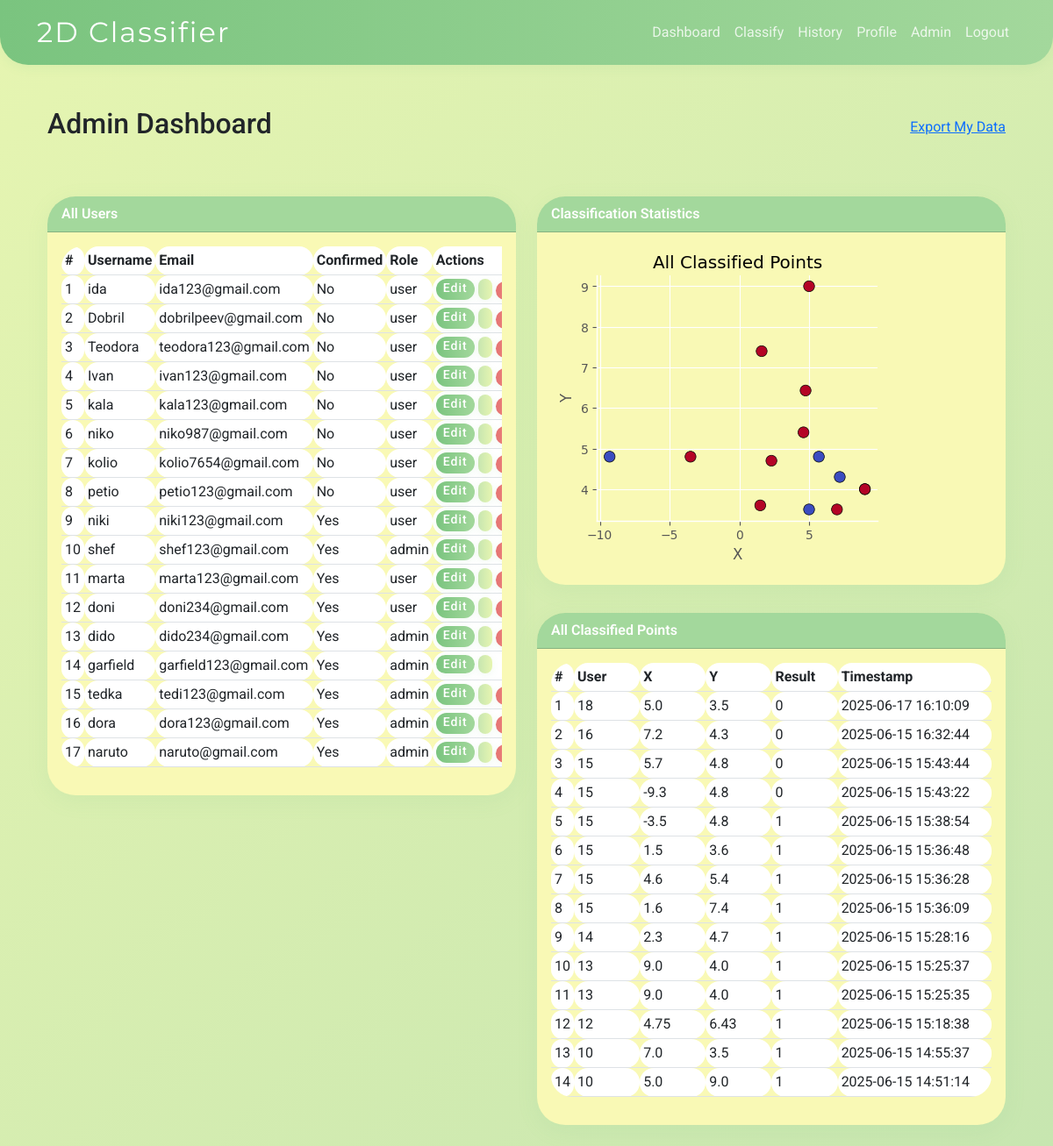
The app's page /admin (signed in) with its own data.
### app/models.py (models this page shows)
class User(UserMixin, db.Model):
    id = db.Column(db.Integer, primary_key=True)
    username = db.Column(db.String(64), unique=True, nullable=False)
    email = db.Column(db.String(120), unique=True, nullable=False)
    password_hash = db.Column(db.String(128), nullable=False)
    confirmed = db.Column(db.Boolean, default=False)
    role_id = db.Column(db.Integer, db.ForeignKey('role.id'))  # Foreign key to Role
    def is_admin(self):
        return self.role and self.role.name == 'admin'

class Role(db.Model):
    id = db.Column(db.Integer, primary_key=True)
    name = db.Column(db.String(64), unique=True, nullable=False)
    users = db.relationship('User', backref='role', lazy=True)  # One-to-many relationship

class ClassifiedPoint(db.Model):
    id = db.Column(db.Integer, primary_key=True)
    user_id = db.Column(db.Integer, db.ForeignKey('user.id'))  # Foreign key to User
    x = db.Column(db.Float, nullable=False)
    y = db.Column(db.Float, nullable=False)
    label = db.Column(db.Integer, nullable=False)
    result = db.Column(db.Integer, nullable=False)
    timestamp = db.Column(db.DateTime, server_default=db.func.now())  # Creation time

### app/main/routes.py (the view)
@main.route('/admin')
@login_required
def admin_dashboard():
    if not current_user.is_admin():
        abort(403)
    plt.style.use('ggplot')
    users = User.query.all()
    points = ClassifiedPoint.query.order_by(ClassifiedPoint.timestamp.desc()).all()
    chart_image = None
    if points:
        xs = [p.x for p in points]
        ys = [p.y for p in points]
        results = [p.result for p in points]
        fig, ax = plt.subplots(figsize=(4,4))
        ax.scatter(xs, ys, c=results, cmap='coolwarm', s=80, edgecolor='black')
        ax.set_xlabel('X')
        ax.set_ylabel('Y')
        ax.set_title('All Classified Points')
        ax.spines['top'].set_visible(False)
        ax.spines['right'].set_visible(False)
        fig.subplots_adjust(left=0.18, right=0.98, top=0.88, bottom=0.18)
        buf = io.BytesIO()
        plt.savefig(buf, format='png', bbox_inches='tight', transparent=True)
        buf.seek(0)
        chart_image = base64.b64encode(buf.getvalue()).decode('utf-8')
        plt.close(fig)
    return render_template('main/admin.html', users=users, points=points, chart_image=chart_image)

### app/auth/routes.py (called while the page is built)
@login_manager.user_loader
def load_user(user_id):
    return User.query.get(int(user_id))

### app/templates/main/admin.html (shortened to what this page needs)
{% extends 'bootstrap/base.html' %}
{% block content %}
<div class="container mt-5">
    <div class="d-flex justify-content-between align-items-center mb-4">
        <h2>Admin Dashboard</h2>
        <div class="d-flex gap-2">
            <a href="{{ url_for('main.export_data') }}" class="export-btn">
                Export My Data
            </a>
        </div>
    </div>
    <div class="row">
        <div class="col-md-6">
            <div class="card mb-4">
                <div class="card-header bg-dark text-white">All Users</div>
                <div class="card-body">
                    <div class="table-responsive">
                        <table class="table table-sm table-hover">
                            <thead>
                                <tr>
                                    <th style="width: 5%">#</th>
                                    <th style="width: 20%">Username</th>
                                    <th style="width: 25%">Email</th>
                                    <th style="width: 10%">Confirmed</th>
                                    <th style="width: 10%">Role</th>
                                    <th style="width: 30%">Actions</th>
                                </tr>
                            </thead>
                            <tbody>
                            {% for user in users %}
                                <tr>
                                    <td>{{ loop.index }}</td>
                                    <td>{{ user.username }}</td>
                                    <td>{{ user.email }}</td>
                                    <td>{{ 'Yes' if user.confirmed else 'No' }}</td>
                                    <td>{{ user.role.name if user.role else 'user' }}</td>
                                    <td>
                                        <div class="d-flex gap-1">
                                            <a href="{{ url_for('main.edit_user', user_id=user.id) }}" class="btn btn-sm btn-primary py-0 px-2 btn-hover-grow">Edit</a>
                                            <a href="{{ url_for('main.admin_export_data', user_id=user.id) }}" class="btn btn-sm btn-success py-0 px-2 btn-hover-grow">
                                            </a>
                                            {% if user.id != current_user.id %}
                                            <form action="{{ url_for('main.delete_user', user_id=user.id) }}" method="POST" class="d-inline">
                                                <button type="submit" class="btn btn-sm btn-danger py-0 px-2 btn-hover-grow" onclick="return confirm('Are you sure you want to delete this user?')">Delete</button>
                                            </form>
                                            {% endif %}
                                        </div>
                                    </td>
                                </tr>
                            {% endfor %}
                            </tbody>
                        </table>
                    </div>
                </div>
            </div>
        </div>
        <div class="col-md-6">
            <div class="card mb-4">
                <div class="card-header bg-info text-white">Classification Statistics</div>
                <div class="card-body">
                    <div class="chart-container">
                        <img class="img-fluid" alt="Classification Results Chart">
                    </div>
                </div>
            </div>
            <div class="card mb-4">
                <div class="card-header bg-info text-white">All Classified Points</div>
                <div class="card-body">
                    <div class="table-responsive">
                        <table class="table table-sm table-hover">
                            <thead>
                                <tr>
                                    <th style="width: 5%">#</th>
                                    <th style="width: 15%">User</th>
                                    <th style="width: 15%">X</th>
                                    <th style="width: 15%">Y</th>
                                    <th style="width: 15%">Result</th>
                                    <th style="width: 35%">Timestamp</th>
                                </tr>
                            </thead>
                            <tbody>
                            {% for point in points %}
                                <tr>
                                    <td>{{ loop.index }}</td>
                                    <td>{{ point.user_id }}</td>
                                    <td>{{ point.x }}</td>
                                    <td>{{ point.y }}</td>
                                    <td>{{ point.result }}</td>
                                    <td>{{ point.timestamp.strftime('%Y-%m-%d %H:%M:%S') }}</td>
                                </tr>
                            {% endfor %}
                            </tbody>
                        </table>
                    </div>
                </div>
            </div>
        </div>
    </div>
</div>
{% endblock %}

### app/templates/bootstrap/base.html (style rules this page uses)
:root { --green-dark: #7AC47F; --green-medium: #A3D89C; --green-light: #C7E6B0; --green-pale: #E6F5B1; --green-very-pale: #F9F9B5; }
body { font-family: 'Roboto', Arial, sans-serif; background: linear-gradient(135deg, var(--green-pale) 0%, var(--green-light) 100%); min-height: 100vh; }
.card { border-radius: 2rem; box-shadow: 0 6px 24px rgba(122, 196, 127, 0.10); margin-top: 2rem; background: var(--green-very-pale); border: none; }
.card-header { border-radius: 2rem 2rem 0 0 !important; background: var(--green-medium) !important; color: #fff !important; font-weight: 600; }
.card-body { border-radius: 0 0 2rem 2rem !important; }
.btn-primary, .btn-success, .btn-danger { border-radius: 2rem; font-weight: 500; letter-spacing: 1px; box-shadow: 0 2px 8px rgba(122, 196, 127, 0.10); transition: background 0.2s, box-shadow 0.2s, transform 0.2s, color 0.2s; }
.btn-primary { background: linear-gradient(90deg, var(--green-dark) 0%, var(--green-medium) 100%); border: none; }
.btn-success { background: linear-gradient(90deg, var(--green-light) 0%, var(--green-pale) 100%); border: none; color: #4e6e4e; }
.btn-danger { background: linear-gradient(90deg, #e57373 0%, #ffc3a0 100%); border: none; }
table.table { border-radius: 1.5rem; overflow: hidden; }
th, td { border-radius: 1rem !important; }

### records on screen
User: username "ida", email "ida123@gmail.com", confirmed "No", role "user"
User: username "Dobril", email "dobrilpeev@gmail.com", confirmed "No", role "user"
User: username "Teodora", email "teodora123@gmail.com", confirmed "No", role "user"
User: username "Ivan", email "ivan123@gmail.com", confirmed "No", role "user"
User: username "kala", email "kala123@gmail.com", confirmed "No", role "user"
User: username "niko", email "niko987@gmail.com", confirmed "No", role "user"
User: username "kolio", email "kolio7654@gmail.com", confirmed "No", role "user"
User: username "petio", email "petio123@gmail.com", confirmed "No", role "user"
User: username "niki", email "niki123@gmail.com", confirmed "Yes", role "user"
User: username "shef", email "shef123@gmail.com", confirmed "Yes", role "admin"
User: username "marta", email "marta123@gmail.com", confirmed "Yes", role "user"
User: username "doni", email "doni234@gmail.com", confirmed "Yes", role "user"
User: username "dido", email "dido234@gmail.com", confirmed "Yes", role "admin"
User: username "garfield", email "garfield123@gmail.com", confirmed "Yes", role "admin"
User: username "tedka", email "tedi123@gmail.com", confirmed "Yes", role "admin"
User: username "dora", email "dora123@gmail.com", confirmed "Yes", role "admin"
User: username "naruto", email "naruto@gmail.com", confirmed "Yes", role "admin"
ClassifiedPoint: user_id "18", x "5.0", y "3.5", result "0", timestamp "2025-06-17 16:10:09"
ClassifiedPoint: user_id "16", x "7.2", y "4.3", result "0", timestamp "2025-06-15 16:32:44"
ClassifiedPoint: user_id "15", x "5.7", y "4.8", result "0", timestamp "2025-06-15 15:43:44"
ClassifiedPoint: user_id "15", x "-9.3", y "4.8", result "0", timestamp "2025-06-15 15:43:22"
ClassifiedPoint: user_id "15", x "-3.5", y "4.8", result "1", timestamp "2025-06-15 15:38:54"
ClassifiedPoint: user_id "15", x "1.5", y "3.6", result "1", timestamp "2025-06-15 15:36:48"
ClassifiedPoint: user_id "15", x "4.6", y "5.4", result "1", timestamp "2025-06-15 15:36:28"
ClassifiedPoint: user_id "15", x "1.6", y "7.4", result "1", timestamp "2025-06-15 15:36:09"
ClassifiedPoint: user_id "14", x "2.3", y "4.7", result "1", timestamp "2025-06-15 15:28:16"
ClassifiedPoint: user_id "13", x "9.0", y "4.0", result "1", timestamp "2025-06-15 15:25:37"
ClassifiedPoint: user_id "13", x "9.0", y "4.0", result "1", timestamp "2025-06-15 15:25:35"
ClassifiedPoint: user_id "12", x "4.75", y "6.43", result "1", timestamp "2025-06-15 15:18:38"
ClassifiedPoint: user_id "10", x "7.0", y "3.5", result "1", timestamp "2025-06-15 14:55:37"
ClassifiedPoint: user_id "10", x "5.0", y "9.0", result "1", timestamp "2025-06-15 14:51:14"
